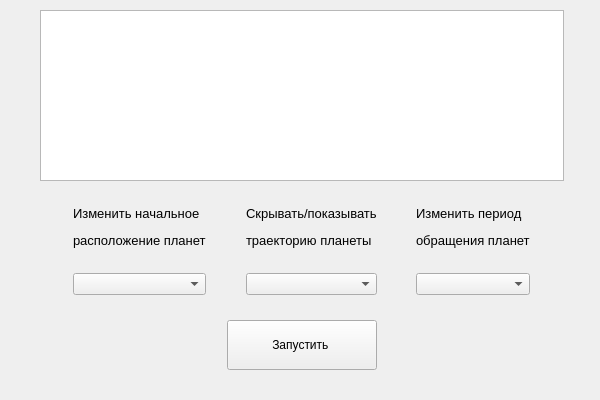
<?xml version="1.0" encoding="UTF-8"?>
<ui version="4.0">
 <class>SolarEvolutionWindow</class>
 <widget class="QWidget" name="SolarEvolutionWindow">
  <property name="geometry">
   <rect>
    <x>0</x>
    <y>0</y>
    <width>600</width>
    <height>400</height>
   </rect>
  </property>
  <property name="minimumSize">
   <size>
    <width>600</width>
    <height>400</height>
   </size>
  </property>
  <property name="maximumSize">
   <size>
    <width>600</width>
    <height>400</height>
   </size>
  </property>
  <property name="windowTitle">
   <string>Окно модели эволюции Солнца</string>
  </property>
  <widget class="QWidget" name="verticalLayoutWidget_3">
   <property name="geometry">
    <rect>
     <x>40</x>
     <y>10</y>
     <width>524</width>
     <height>360</height>
    </rect>
   </property>
   <layout class="QVBoxLayout" name="verticalLayout_3">
    <item>
     <widget class="QGraphicsView" name="graphicsView"/>
    </item>
    <item>
     <spacer name="verticalSpacer_4">
      <property name="orientation">
       <enum>Qt::Vertical</enum>
      </property>
      <property name="sizeHint" stdset="0">
       <size>
        <width>20</width>
        <height>40</height>
       </size>
      </property>
     </spacer>
    </item>
    <item>
     <layout class="QHBoxLayout" name="horizontalLayout">
      <item>
       <spacer name="horizontalSpacer_4">
        <property name="orientation">
         <enum>Qt::Horizontal</enum>
        </property>
        <property name="sizeHint" stdset="0">
         <size>
          <width>40</width>
          <height>20</height>
         </size>
        </property>
       </spacer>
      </item>
      <item>
       <layout class="QVBoxLayout" name="verticalLayout">
        <item>
         <widget class="QLabel" name="label">
          <property name="text">
           <string>&lt;html&gt;&lt;head/&gt;&lt;body&gt;&lt;p&gt;&lt;span style=&quot; font-size:10pt;&quot;&gt;Изменить начальное &lt;/span&gt;&lt;/p&gt;&lt;p&gt;&lt;span style=&quot; font-size:10pt;&quot;&gt;расположение планет&lt;/span&gt;&lt;/p&gt;&lt;/body&gt;&lt;/html&gt;</string>
          </property>
         </widget>
        </item>
        <item>
         <spacer name="verticalSpacer">
          <property name="orientation">
           <enum>Qt::Vertical</enum>
          </property>
          <property name="sizeHint" stdset="0">
           <size>
            <width>20</width>
            <height>40</height>
           </size>
          </property>
         </spacer>
        </item>
        <item>
         <widget class="QComboBox" name="combo_box_radius"/>
        </item>
       </layout>
      </item>
      <item>
       <spacer name="horizontalSpacer_2">
        <property name="orientation">
         <enum>Qt::Horizontal</enum>
        </property>
        <property name="sizeHint" stdset="0">
         <size>
          <width>40</width>
          <height>20</height>
         </size>
        </property>
       </spacer>
      </item>
      <item>
       <layout class="QVBoxLayout" name="verticalLayout_4">
        <item>
         <widget class="QLabel" name="label_3">
          <property name="text">
           <string>&lt;html&gt;&lt;head/&gt;&lt;body&gt;&lt;p&gt;&lt;span style=&quot; font-size:10pt;&quot;&gt;Скрывать/показывать&lt;/span&gt;&lt;/p&gt;&lt;p&gt;&lt;span style=&quot; font-size:10pt;&quot;&gt;траекторию планеты &lt;/span&gt;&lt;/p&gt;&lt;/body&gt;&lt;/html&gt;</string>
          </property>
         </widget>
        </item>
        <item>
         <spacer name="verticalSpacer_5">
          <property name="orientation">
           <enum>Qt::Vertical</enum>
          </property>
          <property name="sizeHint" stdset="0">
           <size>
            <width>20</width>
            <height>40</height>
           </size>
          </property>
         </spacer>
        </item>
        <item>
         <widget class="QComboBox" name="combo_box_trace"/>
        </item>
       </layout>
      </item>
      <item>
       <spacer name="horizontalSpacer_3">
        <property name="orientation">
         <enum>Qt::Horizontal</enum>
        </property>
        <property name="sizeHint" stdset="0">
         <size>
          <width>40</width>
          <height>20</height>
         </size>
        </property>
       </spacer>
      </item>
      <item>
       <layout class="QVBoxLayout" name="verticalLayout_2">
        <item>
         <widget class="QLabel" name="label_2">
          <property name="text">
           <string>&lt;html&gt;&lt;head/&gt;&lt;body&gt;&lt;p&gt;&lt;span style=&quot; font-size:10pt;&quot;&gt;Изменить период &lt;/span&gt;&lt;/p&gt;&lt;p&gt;&lt;span style=&quot; font-size:10pt;&quot;&gt;обращения планет&lt;/span&gt;&lt;/p&gt;&lt;/body&gt;&lt;/html&gt;</string>
          </property>
         </widget>
        </item>
        <item>
         <spacer name="verticalSpacer_2">
          <property name="orientation">
           <enum>Qt::Vertical</enum>
          </property>
          <property name="sizeHint" stdset="0">
           <size>
            <width>20</width>
            <height>40</height>
           </size>
          </property>
         </spacer>
        </item>
        <item>
         <widget class="QComboBox" name="combo_box_time"/>
        </item>
       </layout>
      </item>
      <item>
       <spacer name="horizontalSpacer">
        <property name="orientation">
         <enum>Qt::Horizontal</enum>
        </property>
        <property name="sizeHint" stdset="0">
         <size>
          <width>40</width>
          <height>20</height>
         </size>
        </property>
       </spacer>
      </item>
     </layout>
    </item>
    <item>
     <spacer name="verticalSpacer_3">
      <property name="orientation">
       <enum>Qt::Vertical</enum>
      </property>
      <property name="sizeHint" stdset="0">
       <size>
        <width>20</width>
        <height>40</height>
       </size>
      </property>
     </spacer>
    </item>
    <item>
     <layout class="QHBoxLayout" name="horizontalLayout_2">
      <item>
       <spacer name="horizontalSpacer_5">
        <property name="orientation">
         <enum>Qt::Horizontal</enum>
        </property>
        <property name="sizeHint" stdset="0">
         <size>
          <width>40</width>
          <height>20</height>
         </size>
        </property>
       </spacer>
      </item>
      <item>
       <widget class="QPushButton" name="pb_start_solar_evolution">
        <property name="minimumSize">
         <size>
          <width>150</width>
          <height>50</height>
         </size>
        </property>
        <property name="text">
         <string>Запустить </string>
        </property>
       </widget>
      </item>
      <item>
       <spacer name="horizontalSpacer_6">
        <property name="orientation">
         <enum>Qt::Horizontal</enum>
        </property>
        <property name="sizeHint" stdset="0">
         <size>
          <width>40</width>
          <height>20</height>
         </size>
        </property>
       </spacer>
      </item>
     </layout>
    </item>
   </layout>
  </widget>
 </widget>
 <resources/>
 <connections/>
</ui>
